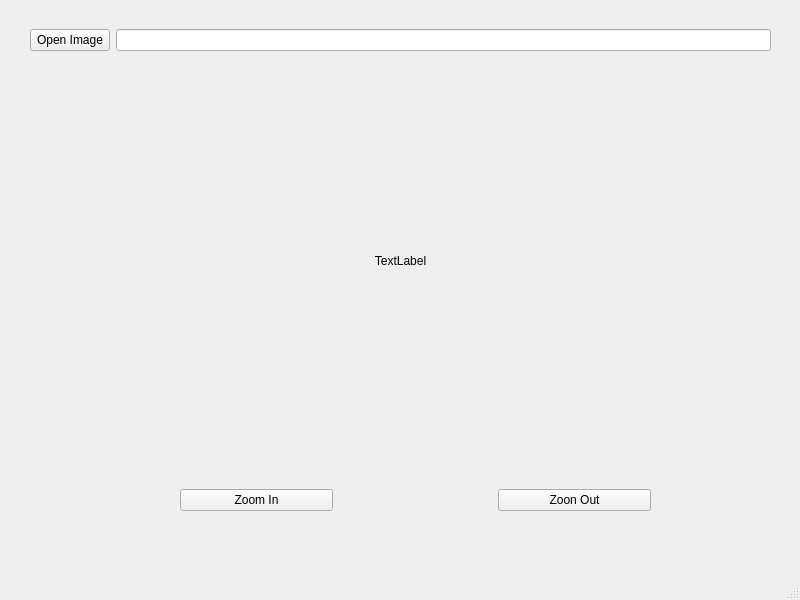
<?xml version="1.0" encoding="UTF-8"?>
<ui version="4.0">
 <class>MainWindow</class>
 <widget class="QMainWindow" name="MainWindow">
  <property name="geometry">
   <rect>
    <x>0</x>
    <y>0</y>
    <width>800</width>
    <height>600</height>
   </rect>
  </property>
  <property name="windowTitle">
   <string>MainWindow</string>
  </property>
  <widget class="QWidget" name="centralwidget">
   <widget class="QWidget" name="horizontalLayoutWidget">
    <property name="geometry">
     <rect>
      <x>30</x>
      <y>20</y>
      <width>741</width>
      <height>41</height>
     </rect>
    </property>
    <layout class="QHBoxLayout" name="horizontalLayout">
     <item>
      <widget class="QPushButton" name="img_Button">
       <property name="text">
        <string>Open Image</string>
       </property>
      </widget>
     </item>
     <item>
      <widget class="QLineEdit" name="img_lineEdit"/>
     </item>
    </layout>
   </widget>
   <widget class="QLabel" name="label_img">
    <property name="geometry">
     <rect>
      <x>30</x>
      <y>80</y>
      <width>741</width>
      <height>361</height>
     </rect>
    </property>
    <property name="text">
     <string>TextLabel</string>
    </property>
    <property name="alignment">
     <set>Qt::AlignCenter</set>
    </property>
   </widget>
   <widget class="QWidget" name="horizontalLayoutWidget_2">
    <property name="geometry">
     <rect>
      <x>180</x>
      <y>460</y>
      <width>471</width>
      <height>80</height>
     </rect>
    </property>
    <layout class="QHBoxLayout" name="horizontalLayout_2">
     <item>
      <widget class="QPushButton" name="zoomInButton">
       <property name="text">
        <string>Zoom In</string>
       </property>
      </widget>
     </item>
     <item>
      <widget class="QWidget" name="widget" native="true"/>
     </item>
     <item>
      <widget class="QPushButton" name="zoomOutButton">
       <property name="text">
        <string>Zoon Out</string>
       </property>
      </widget>
     </item>
    </layout>
   </widget>
  </widget>
  <widget class="QMenuBar" name="menubar">
   <property name="geometry">
    <rect>
     <x>0</x>
     <y>0</y>
     <width>800</width>
     <height>21</height>
    </rect>
   </property>
  </widget>
  <widget class="QStatusBar" name="statusbar"/>
 </widget>
 <resources/>
 <connections/>
</ui>
